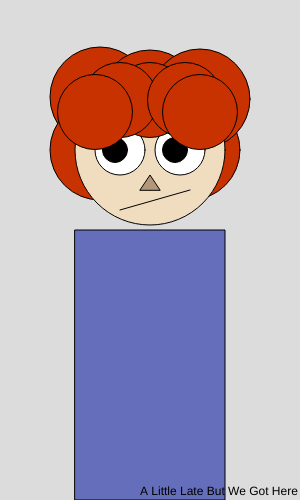
Frame 1 (no input)
Frame 60 (no input): identical to frame 1, image omitted
Frame 120 (the mouse pressed at the canvas centre since frame 60): identical to frame 1, image omitted

The p5.js sketch that drew this single still picture (run headless with seeded random() and noise() and a simulated clock; from frame 60 on, the mouse is pressed at the canvas centre):

// p5.js sketch
// ── sketch.js
  function setup() {
    createCanvas(300, 500);
}


function draw(head) {
    background(220)
    console.log("hi");
    fill(200, 50, 0); // Back hair
    circle(100,97,100);
    circle(100,150,100);
    circle(190,150,100);
    circle(150,100,100);
    circle(200,99,100);
    fill(240, 220, 190); // Head
    circle(150, 150, 150);
    fill(100, 110, 187); // Shirt
    rect(75,230,150,270);
    fill(255); // Eyes
    circle(120, 150, 50);
    circle(180, 150, 50);
    fill(0); // Puples
    circle(175, 150, 25)
    circle(115, 150, 25)
    fill(200, 50, 0); // Front Hair
    circle(150,100,75);
    circle(120,100,75);
    circle(95,112,75);
    circle(185,100,75);
    circle(200,112,75);
    fill(180, 150, 120); // Nose
    triangle(140,190,150,175,160,190)
    fill(0) //Mouth
    line(190, 190, 120, 210);
    fill(0); //Title
    text('A Little Late But We Got Here', 140, 495);
}
